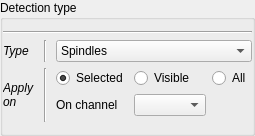
                 <widget class="QGroupBox" name="groupBox_3">
                  <property name="title">
                   <string>Detection type</string>
                  </property>
                  <layout class="QVBoxLayout" name="verticalLayout_33">
                   <property name="leftMargin">
                    <number>0</number>
                   </property>
                   <property name="rightMargin">
                    <number>0</number>
                   </property>
                   <item>
                    <widget class="Line" name="line_3">
                     <property name="orientation">
                      <enum>Qt::Horizontal</enum>
                     </property>
                    </widget>
                   </item>
                   <item>
                    <layout class="QGridLayout" name="gridLayout">
                     <item row="0" column="1">
                      <widget class="QLabel" name="label_39">
                       <property name="font">
                        <font>
                         <italic>true</italic>
                         <stylestrategy>PreferDefault</stylestrategy>
                         <kerning>true</kerning>
                        </font>
                       </property>
                       <property name="text">
                        <string>Type</string>
                       </property>
                      </widget>
                     </item>
                     <item row="2" column="3">
                      <widget class="QLabel" name="label_25">
                       <property name="text">
                        <string>On channel</string>
                       </property>
                      </widget>
                     </item>
                     <item row="0" column="3" colspan="3">
                      <widget class="QComboBox" name="_ToolDetectType">
                       <property name="toolTip">
                        <string>&lt;html&gt;&lt;head/&gt;&lt;body&gt;&lt;p&gt;Choose the detection type&lt;/p&gt;&lt;/body&gt;&lt;/html&gt;</string>
                       </property>
                       <item>
                        <property name="text">
                         <string>Spindles</string>
                        </property>
                       </item>
                       <item>
                        <property name="text">
                         <string>REM</string>
                        </property>
                       </item>
                       <item>
                        <property name="text">
                         <string>K-complexes</string>
                        </property>
                       </item>
                       <item>
                        <property name="text">
                         <string>Slow waves</string>
                        </property>
                       </item>
                       <item>
                        <property name="text">
                         <string>Muscle twitches</string>
                        </property>
                       </item>
                       <item>
                        <property name="text">
                         <string>Peaks</string>
                        </property>
                       </item>
                      </widget>
                     </item>
                     <item row="1" column="2" rowspan="3">
                      <widget class="Line" name="line_9">
                       <property name="minimumSize">
                        <size>
                         <width>10</width>
                         <height>0</height>
                        </size>
                       </property>
                       <property name="orientation">
                        <enum>Qt::Vertical</enum>
                       </property>
                      </widget>
                     </item>
                     <item row="1" column="4">
                      <widget class="QRadioButton" name="_ToolRdViz">
                       <property name="text">
                        <string>Visible</string>
                       </property>
                      </widget>
                     </item>
                     <item row="0" column="2">
                      <widget class="Line" name="line_10">
                       <property name="minimumSize">
                        <size>
                         <width>10</width>
                         <height>0</height>
                        </size>
                       </property>
                       <property name="orientation">
                        <enum>Qt::Vertical</enum>
                       </property>
                      </widget>
                     </item>
                     <item row="1" column="1" rowspan="3">
                      <widget class="QLabel" name="label_49">
                       <property name="font">
                        <font>
                         <italic>true</italic>
                         <stylestrategy>PreferDefault</stylestrategy>
                         <kerning>true</kerning>
                        </font>
                       </property>
                       <property name="text">
                        <string>Apply
on</string>
                       </property>
                      </widget>
                     </item>
                     <item row="1" column="3">
                      <widget class="QRadioButton" name="_ToolRdSelected">
                       <property name="text">
                        <string>Selected</string>
                       </property>
                       <property name="checked">
                        <bool>true</bool>
                       </property>
                      </widget>
                     </item>
                     <item row="1" column="5">
                      <widget class="QRadioButton" name="_ToolRdAll">
                       <property name="text">
                        <string>All</string>
                       </property>
                      </widget>
                     </item>
                     <item row="2" column="4">
                      <widget class="QComboBox" name="_ToolDetectChan">
                       <property name="toolTip">
                        <string>&lt;html&gt;&lt;head/&gt;&lt;body&gt;&lt;p&gt;Pick up a channel to run the detection (only avaible with &amp;quot;Selected&amp;quot; option)&lt;/p&gt;&lt;/body&gt;&lt;/html&gt;</string>
                       </property>
                      </widget>
                     </item>
                     <item row="2" column="5">
                      <spacer name="horizontalSpacer_28">
                       <property name="orientation">
                        <enum>Qt::Horizontal</enum>
                       </property>
                       <property name="sizeHint" stdset="0">
                        <size>
                         <width>40</width>
                         <height>20</height>
                        </size>
                       </property>
                      </spacer>
                     </item>
                    </layout>
                   </item>
                  </layout>
                 </widget>
